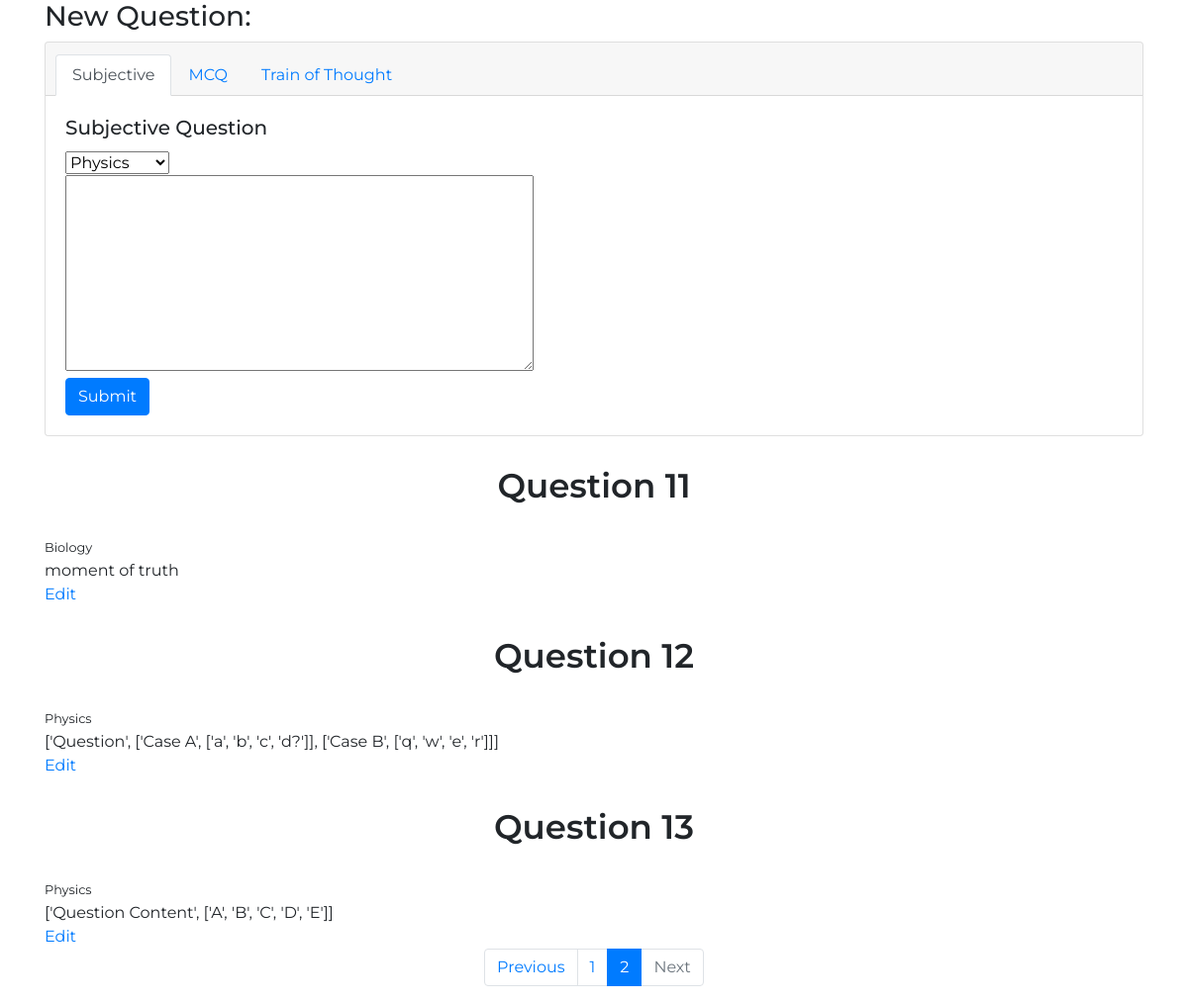
Page /question-portal/2 (signed in) on the committed database.
### examPortalApp/models.py (models this page shows)
class Question(models.Model):
    question_number = models.IntegerField(unique=True, null=False)
    question_content = models.TextField()
    question_subject = models.CharField(max_length=15)
    question_type = models.CharField(max_length=2, default='s')
    question_answers = models.CharField(max_length=100)

### examPortalApp/views.py (the view)
# urls.py: path('question-portal/<int:page>', views.question_making_page, name="questionportal"),
@login_required
def question_making_page(request, page=1):
    if request.user.username=="admin":
        q=Paginator(Question.objects.all().order_by("question_number"), 10)
        if page not in q.page_range:
            raise Http404
        return render(request, "examPortalApp/questionportal.html", {"questions": q.page(page), "page": page, "pagecount": q.num_pages})
    else:
        return HttpResponseRedirect(reverse("dashboard"))

### examPortalApp/templates/examPortalApp/questionportal.html (shortened to what this page needs)
{% extends 'examPortalApp/body.html' %}
{% block content %}
  <div class="container">
    <div id="new-question">
      <h3>New Question: </h3>
      <div class="card">
        <div class="card-header">
          <ul class="nav nav-tabs card-header-tabs">
            <li class="nav-item">
              <a id="s-tab" class="nav-link active" aria-current="true" onclick="activateSub()" href="#">Subjective</a>
            </li>
            <li class="nav-item">
              <a id="m-tab" class="nav-link" aria-current="true" onclick="activateMCQ()" href="#">MCQ</a>
            </li>
            <li class="nav-item">
              <a id="t-tab" class="nav-link" aria-current="true" onclick="activateTT()" href="#">Train of Thought</a>
            </li>
          </ul>
        </div>
        <div class="card-body">
          <div id="subjectiveQ-form">
            <h5 class="card-title">Subjective Question</h5>
            <form action="{%url 'post_question'%}" method="post" autocomplete="off">
              <select name="subject">
                <option value="Physics">Physics</option>
              </select>
              <br>
              <textarea style="resize: both" name="content" rows="8" cols="50"></textarea>
              <br>
              <input class="btn btn-primary" type="submit" value="Submit">
            </form>
          </div>
        </div>
        </div>
      </div>
    <div id="questions">
      {% for question in questions%}
      <div class="question" id="question{{question.pk}}">
        <h2 class="question-heading" id="question-heading-{{question.pk}}">Question <span id="qnumber-{{question.pk}}">{{question.question_number}}</span></h2>
        <small class="question-subject" id="question-subject-{{question.pk}}">{{question.question_subject}}</small>
        <br>
        <div class="question-content" id="question-content-{{question.pk}}">
          {{question.question_content|safe}}
        </div>
        {% if user.username == "admin" %}
        <span data-active="0" class="edit"><a href="#" class="edit-link"
            onclick="toggleEditBox(this); return false;">Edit</a></span>
        {% endif %}
        <br>
      </div>
      {% empty %}
      <i>Looks like there aren't any questions here yet</i>
      {% endfor %}
    </div>
    {% if pagecount > 1 %}
    <nav>
      <ul class="pagination justify-content-center">
        {% if page == 1 %}
        <li class="page-item disabled">
          {% else %}
        <li class="page-item">
          {% endif %}
          <a class="page-link" href="{% url 'questionportal' page=page|add:" -1" %}" tabindex="-1"
            aria-disabled="true">Previous</a>
        </li>
        {% with ''|center:pagecount as range %}
        {% for _ in range %}
        <li class="page-item{% if forloop.counter == page %} active{% endif %}"><a class="page-link"
            href="{% url 'questionportal' page=forloop.counter %}">{{ forloop.counter }}</a></li>
        {% endfor %}
        {% endwith %}
        {% if page == pagecount %}
        <li class="page-item disabled">
          {% else %}
        <li class="page-item">
          {% endif %}
          <a class="page-link" href="{% url 'questionportal' page=page|add:" 1" %}">Next</a>
        </li>
      </ul>
    </nav>
    {% endif %}
  </div>
{% endblock %}

### examPortalApp/static/examPortalApp/css/styles.css (style rules this page uses)
body { font-family: "Montserrat", sans-serif; }
h2 { font-family: "Montserrat", sans-serif; font-weight: 600; margin: 10px; font-size: 28px; }
h2 { text-align: center; padding: 20px; font-size: 34px; }

### rows in the picture
Question: question_number "11", question_subject "Biology", question_content "moment of truth"
Question: question_number "12", question_subject "Physics", question_content "['Question', ['Case A', ['a', 'b', 'c', 'd?']], ['Case B', ['q', 'w', 'e', 'r']]]"
Question: question_number "13", question_subject "Physics", question_content "['Question Content', ['A', 'B', 'C', 'D', 'E']]"
